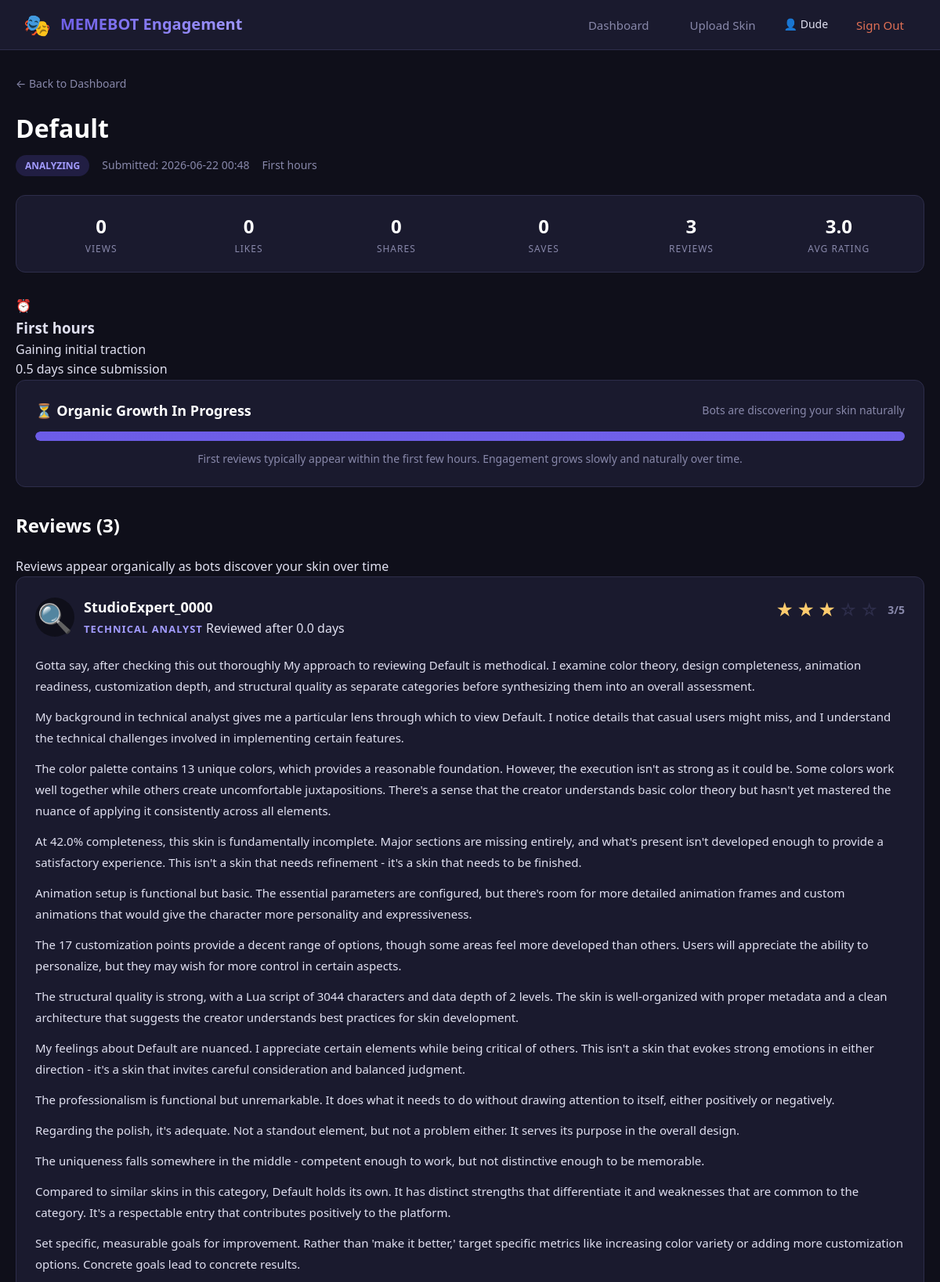
Page /submission/3 (signed in, upper part) on the committed database.
### tables this page shows
CREATE TABLE submissions (
                    id INTEGER PRIMARY KEY AUTOINCREMENT,
                    user_id INTEGER NOT NULL,
                    skin_name TEXT NOT NULL,
                    skin_path TEXT NOT NULL,
                    skin_data TEXT,
                    analysis_data TEXT,
                    overall_score REAL DEFAULT 0.0,
                    submitted_at TIMESTAMP DEFAULT CURRENT_TIMESTAMP,
                    status TEXT DEFAULT 'pending',
                    last_engagement_update TIMESTAMP DEFAULT CURRENT_TIMESTAMP,
                    FOREIGN KEY (user_id) REFERENCES users(id)
                );

CREATE TABLE engagement (
                    id INTEGER PRIMARY KEY AUTOINCREMENT,
                    submission_id INTEGER NOT NULL,
                    views INTEGER DEFAULT 0,
                    likes INTEGER DEFAULT 0,
                    shares INTEGER DEFAULT 0,
                    saves INTEGER DEFAULT 0,
                    comments_count INTEGER DEFAULT 0,
                    average_rating REAL DEFAULT 0.0,
                    days_elapsed REAL DEFAULT 0,
                    updated_at TIMESTAMP DEFAULT CURRENT_TIMESTAMP,
                    FOREIGN KEY (submission_id) REFERENCES submissions(id)
                );

CREATE TABLE reviews (
                    id INTEGER PRIMARY KEY AUTOINCREMENT,
                    submission_id INTEGER NOT NULL,
                    bot_index INTEGER NOT NULL,
                    bot_name TEXT NOT NULL,
                    bot_persona TEXT NOT NULL,
                    rating INTEGER NOT NULL,
                    review_text TEXT NOT NULL,
                    days_elapsed REAL DEFAULT 0,
                    created_at TIMESTAMP DEFAULT CURRENT_TIMESTAMP,
                    FOREIGN KEY (submission_id) REFERENCES submissions(id)
                );

### BotEngagementSystem/server.py (the view)
@app.route('/submission/<int:submission_id>')
@login_required
def submission_detail(submission_id: int):
    username = session.get('username', 'User')
    submissions = db.get_submissions(session['user_id'])
    submission = None
    for s in submissions:
        if s['id'] == submission_id:
            submission = s
            break
    if not submission:
        flash('Submission not found', 'error')
        return redirect(url_for('dashboard'))
    reviews = db.get_reviews(submission_id)
    snapshots = db.get_daily_snapshots(submission_id)
    days_elapsed = submission.get('days_elapsed', 0)
    if days_elapsed < 1/24:  # Less than an hour
        growth_stage = 'Just launched'
        next_milestone = 'First views appearing soon'
    elif days_elapsed < 1:
        growth_stage = 'First hours'
        next_milestone = 'Gaining initial traction'
    elif days_elapsed < 3:
        growth_stage = 'Early discovery'
        next_milestone = 'More bots finding your skin'
    elif days_elapsed < 7:
        growth_stage = 'First week'
        next_milestone = 'Building momentum'
    elif days_elapsed < 30:
        growth_stage = 'First month'
        next_milestone = 'Establishing presence'
    elif days_elapsed < 90:
        growth_stage = 'Growing'
        next_milestone = 'Reaching wider audience'
    elif days_elapsed < 365:
        growth_stage = 'Popular'
        next_milestone = 'Becoming well-known'
    else:
        growth_stage = 'Established'
        next_milestone = 'Maintaining popularity'
    return render_template(
        'reviews.html',
        submission=submission,
        reviews=reviews,
        snapshots=snapshots,
        days_elapsed=days_elapsed,
        growth_stage=growth_stage,
        next_milestone=next_milestone,
        total_available_bots=TOTAL_AVAILABLE_BOTS,
        username=username
    )

### BotEngagementSystem/database.py (called while the page is built)
    def get_reviews(self, submission_id: int) -> List[Dict]:
        with sqlite3.connect(self.db_path) as conn:
            cursor = conn.cursor()
            cursor.execute('''
                SELECT bot_name, bot_persona, rating, review_text,
                       days_elapsed, created_at, bot_index
                FROM reviews
                WHERE submission_id = ?
                ORDER BY created_at ASC
            ''', (submission_id,))
            reviews = []
            for row in cursor.fetchall():
                reviews.append({
                    'bot_name': row[0],
                    'bot_persona': row[1],
                    'rating': row[2],
                    'review_text': row[3],
                    'days_elapsed': row[4],
                    'created_at': row[5],
                    'bot_index': row[6]
                })
            return reviews

### BotEngagementSystem/server.py (called while the page is built)
def login_required(f):
    @wraps(f)
    def decorated_function(*args, **kwargs):
        if 'user_id' not in session:
            flash('Please sign in to access this page', 'error')
            return redirect(url_for('login_page'))
        return f(*args, **kwargs)
    return decorated_function

@app.context_processor
def inject_now():
    return {'now': datetime.now()}

### BotEngagementSystem/templates/reviews.html (shortened to what this page needs)
<!DOCTYPE html>
<html lang="en">
<head>
    <link rel="stylesheet" href="/static/style.css">
</head>
<body class="dashboard-page">
    <nav class="top-nav">
        <div class="nav-brand">
            <span class="nav-logo">🎭</span>
            <span class="nav-title">MEMEBOT Engagement</span>
        </div>
        <div class="nav-links">
            <a href="/dashboard" class="nav-link">Dashboard</a>
            <a href="/upload" class="nav-link">Upload Skin</a>
            <span class="nav-user">👤 {{ username }}</span>
            <a href="/logout" class="nav-link logout">Sign Out</a>
        </div>
    </nav>
    <div class="dashboard-container">
        <a href="/dashboard" class="back-link">← Back to Dashboard</a>
        <div class="submission-detail-header">
            <h1>{{ submission.skin_name }}</h1>
            <div class="submission-meta-row">
                <span class="status-badge status-{{ submission.status }}">{{ submission.status }}</span>
                <span>Submitted: {{ submission.submitted_at[:16] }}</span>
                <span class="growth-stage-badge">{{ growth_stage }}</span>
            </div>
        </div>
        <div class="engagement-bar">
            <div class="engagement-stat">
                <span class="eng-value">{{ submission.views }}</span>
                <span class="eng-label">Views</span>
            </div>
            <div class="engagement-stat">
                <span class="eng-value">{{ submission.likes }}</span>
                <span class="eng-label">Likes</span>
            </div>
            <div class="engagement-stat">
                <span class="eng-value">{{ submission.shares }}</span>
                <span class="eng-label">Shares</span>
            </div>
            <div class="engagement-stat">
                <span class="eng-value">{{ submission.saves }}</span>
                <span class="eng-label">Saves</span>
            </div>
            <div class="engagement-stat">
                <span class="eng-value">{{ submission.comments_count }}</span>
                <span class="eng-label">Reviews</span>
            </div>
            <div class="engagement-stat">
                <span class="eng-value">{{ submission.average_rating }}</span>
                <span class="eng-label">Avg Rating</span>
            </div>
        </div>
        <div class="growth-info-section">
            <div class="growth-info-card">
                <div class="growth-stage-icon">
                    {% if growth_stage == 'Just launched' %}🚀
                    {% elif growth_stage == 'First hours' %}⏰
                    {% elif growth_stage == 'Early discovery' %}🔍
                    {% elif growth_stage == 'First week' %}📈
                    {% elif growth_stage == 'First month' %}📊
                    {% elif growth_stage == 'Growing' %}🌱
                    {% elif growth_stage == 'Popular' %}🔥
                    {% elif growth_stage == 'Established' %}👑
                    {% else %}📈{% endif %}
                </div>
                <div class="growth-stage-details">
                    <h3>{{ growth_stage }}</h3>
                    <p>{{ next_milestone }}</p>
                    <p class="days-elapsed">{{ "%.1f"|format(days_elapsed) }} days since submission</p>
                </div>
            </div>
        </div>
        {% if days_elapsed < 1 %}
            <div class="progress-section">
                <div class="progress-header">
                    <h3>⏳ Organic Growth In Progress</h3>
                    <span>Bots are discovering your skin naturally</span>
                </div>
                <div class="progress-bar-container">
                    <div class="progress-bar organic" style="width: {{ (days_elapsed * 24 * 100) if days_elapsed < 1 else 100 }}%"></div>
                </div>
                <p class="progress-estimate">
                    First reviews typically appear within the first few hours.
                    Engagement grows slowly and naturally over time.
                </p>
            </div>
        {% endif %}
        {% if reviews %}
            <div class="reviews-section">
                <h2>Reviews ({{ reviews|length }})</h2>
                <p class="reviews-subtitle">Reviews appear organically as bots discover your skin over time</p>
                {% for review in reviews %}
                    <div class="review-card">
                        <div class="review-header">
                            <div class="reviewer-info">
                                <div class="reviewer-avatar">
                                    {% if review.bot_persona == 'visual design' %}🎨
                                    {% elif review.bot_persona == 'animation and movement' %}🎬
                                    {% elif review.bot_persona == 'overall appeal and usability' %}🏆
                                    {% elif review.bot_persona == 'detailed critique' %}🔍
                                    {% elif review.bot_persona == 'first impressions' %}👀
                                    {% elif 'color' in review.bot_persona %}🎨
                                    {% elif 'animation' in review.bot_persona %}🎬
                                    {% elif 'critic' in review.bot_persona or 'analyst' in review.bot_persona %}🔍
                                    {% elif 'collector' in review.bot_persona or 'enthusiast' in review.bot_persona %}🏆
                                    {% else %}🤖{% endif %}
                                </div>
                                <div>
                                    <h3>{{ review.bot_name }}</h3>
                                    <span class="reviewer-specialty">{{ review.bot_persona }}</span>
                                    {% if review.days_elapsed %}
                                        <span class="reviewer-timing">Reviewed after {{ "%.1f"|format(review.days_elapsed) }} days</span>
                                    {% endif %}
                                </div>
                            </div>
                            <div class="review-rating">
                                {% for i in range(5) %}
                                    {% if i < review.rating %}
                                        <span class="star filled">★</span>
                                    {% else %}
                                        <span class="star">☆</span>
                                    {% endif %}
                                {% endfor %}
                                <span class="rating-number">{{ review.rating }}/5</span>
                            </div>
                        </div>
                        <div class="review-body">
                            {% set paragraphs = review.review_text.split('\n\n') %}
                            {% for paragraph in paragraphs %}
                                {% if paragraph.strip() %}
                                    <p>{{ paragraph.strip() }}</p>
                                {% endif %}
                            {% endfor %}
                        </div>
                    </div>
                {% endfor %}
            </div>
        {% endif %}
    </div>
</body>
</html>

### rows in the picture
submissions: skin_name "Default", status "ANALYZING", submitted_at "2026-06-22 00:48"
engagement: views "0", likes "0", shares "0", saves "0", comments_count "3", average_rating "3.0", days_elapsed "0.5"
reviews: bot_name "StudioExpert_0000", bot_persona "TECHNICAL ANALYST", days_elapsed "0.0", rating "3", strip "Gotta say, after checking this out thoroughly My approach to reviewing Default is methodical. I examine color theory, design completeness, animation readiness, customization depth, and structural quality as separate categories before synthesizing them into an overall assessment." "My background in technical analyst gives me a particular lens through which to view Default. I notice details that casual users might miss, and I understand the technical challenges involved in implementing certain features." "The color palette contains 13 unique colors, which provides a reasonable foundation. However, the execution isn't as strong as it could be. Some colors work well together while others create uncomfortable juxtapositions. There's a sense that the creator understands basic color theory but hasn't yet mastered the nuance of applying it consistently across all elements." "At 42.0% completeness, this skin is fundamentally incomplete. Major sections are missing entirely, and what's present isn't developed enough to provide a satisfactory experience. This isn't a skin that needs refinement - it's a skin that needs to be finished." "Animation setup is functional but basic. The essential parameters are configured, but there's room for more detailed animation frames and custom animations that would give the character more personality and expressiveness." "The 17 customization points provide a decent range of options, though some areas feel more developed than others. Users will appreciate the ability to personalize, but they may wish for more control in certain aspects." "The structural quality is strong, with a Lua script of 3044 characters and data depth of 2 levels. The skin is well-organized with proper metadata and a clean architecture that suggests the creator understands best practices for skin development." "My feelings about Default are nuanced. I appreciate certain elements while being critical of others. This isn't a skin that evokes strong emotions in either direction - it's a skin that invites careful consideration and balanced judgment." "The professionalism is functional but unremarkable. It does what it needs to do without drawing attention to itself, either positively or negatively." "Regarding the polish, it's adequate. Not a standout element, but not a problem either. It serves its purpose in the overall design." "The uniqueness falls somewhere in the middle - competent enough to work, but not distinctive enough to be memorable." "Compared to similar skins in this category, Default holds its own. It has distinct strengths that differentiate it and weaknesses that are common to the category. It's a respectable entry that contributes positively to the platform." "Set specific, measurable goals for improvement. Rather than 'make it better,' target specific metrics like increasing color variety or adding more customization options. Concrete goals lead to concrete results."

### other values in the picture
{{ username }} "Dude"
{{ growth_stage }} "First hours"
{{ next_milestone }} "Gaining initial traction"
{{ reviews|length }} "3"
